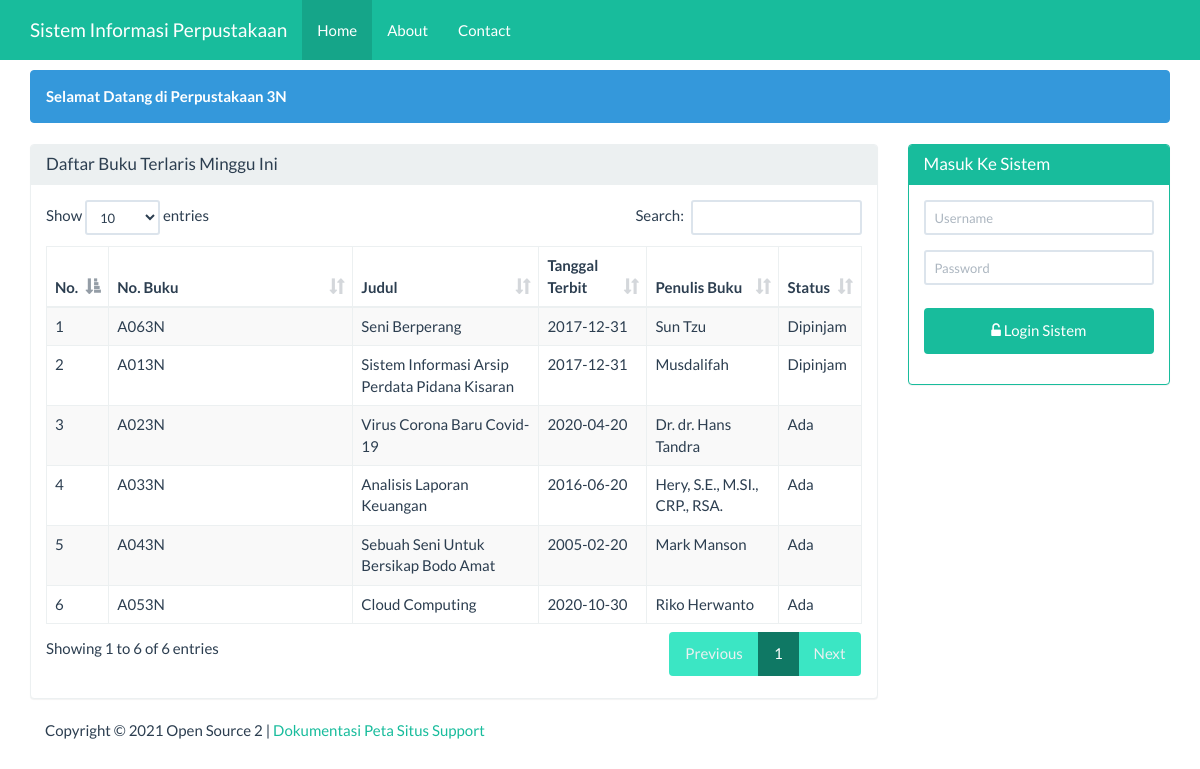
The page / on the database its author committed.
### tables this page shows
CREATE TABLE `tbl_buku` (
  `id` int(5) NOT NULL,
  `penulis_buku` varchar(50) NOT NULL,
  `judul_buku` varchar(200) NOT NULL,
  `no_buku` varchar(200) NOT NULL,
  `tgl_terbit` date NOT NULL,
  `peminjam` varchar(50) NOT NULL,
  `pemberi` varchar(50) NOT NULL,
  `status` varchar(25) NOT NULL,
  `keterangan` varchar(100) NOT NULL
);

### beranda.php (the view, shortened to what this page needs)
<div class="container">
    <div class="row">
        <div class ="col-xs-12">
            <div class="alert alert-info">
                <strong>Selamat Datang di Perpustakaan 3N</strong>
            </div>
        </div>
    </div>
    <div class="row">
        <div class="col-sm-9 col-xs-12">
            <div class="panel panel-default">
                <div class="panel-heading">
                    <h3 class="panel-title">Daftar Buku Terlaris Minggu Ini</h3>
                </div>
                <div class="panel-body">
                     <table id="dtskripsi" class="table table-bordered table-striped table-hover">
                        <thead>
                            <tr>
                                <th>No.</th>
                                <th width="30%">No. Buku</th>
                                <th>Judul</th>
                                <th>Tanggal Terbit</th>
                                <th>Penulis Buku</th>
                                <th>Status</th>
                            </tr>
                        </thead>
                        <tbody>
                            <?php
                            $sql = "SELECT * FROM tbl_buku";
                            $query = mysqli_query($koneksi, $sql) or die("SQL Anda Salah");
                            $nomor = 0;
                            while ($data = mysqli_fetch_array($query)) {
                                $nomor++;
                                ?>
                                <tr>
                                    <td><?= $nomor ?></td>
                                    <td><?= $data['no_buku'] ?></td>
                                    <td><?= $data['judul_buku'] ?></td>
                                    <td><?= $data['tgl_terbit'] ?></td>
                                    <td><?= $data['penulis_buku'] ?></td>
                                    <td><?= $data['status'] ?></td>
                                </tr>
                            <?php } ?>
                        </tbody>
                    </table>
                </div>
            </div>
        </div>
        <div class="col-sm-3 col-xs-12">
            <?php if (isset($_SESSION['username'])) { ?>
            <div class="alert alert-info">
                <strong>Welcome <?=$_SESSION['nama']?></strong>
            </div>
            <?php
           } else { ?>
            <div class="panel panel-success">
                <div class="panel-heading">
                    <h3 class="panel-title">Masuk Ke Sistem</h3>
                </div>
                <div class="panel-body">
                    <form class="form-horizontal" action="proses_login.php" method="post">
                        <div class="form-group">
                            <div class="col-sm-12">
                                <input type="text" name="user" class="form-control input-sm"
                                   placeholder="Username" required="" autocomplete="off"/>
                            </div>
                        </div>
                        <div class="form-group">
                            <div class="col-sm-12">
                                <input type="password" name="pwd" class="form-control input-sm"
                                   placeholder="Password" required="" autocomplete="off"/>
                            </div>
                        </div>
                        <div class="form-group">
                            <div class="col-sm-12">
                                <button type="submit" name="login" value="login"
                                        class="btn btn-success btn-block"><span class="fa fa-unlock-alt"></span>
                                    Login Sistem
                                </button>
                            </div>
                    </form>
                </div>
            </div>
        </div>
            <?php } ?>
    </div>
</div>

### index.php (shortened to what this page needs)
<!DOCTYPE html>
<html>
    <head>
        <link href="Assets/css/bootstrap.min.css" rel="stylesheet" type="text/css"/>
        <link href="Assets/css/dataTables.bootstrap.min.css" rel="stylesheet" type="text/css"/>
        <link href="Assets/font-awesome-4.5.0/css/font-awesome.min.css" rel="stylesheet" type="text/css"/>
    </head>
    <body>
        <?php
        require 'menu.php';
        ?>
        <?php
        require 'content.php';
        ?>
        <?php
        require 'footer.php';
        ?>
    </body>
    </html>

### menu.php (shortened to what this page needs)
<nav class="navbar navbar-inverse navbar-fixed-top">
    <div class="container">
        <div class="navbar-header">
            <a class="navbar-brand" href="?page=utama">Sistem Informasi Perpustakaan</a>
        </div>
        <div id="navbar" class="navbar-collapse collapse">
            <ul class="nav navbar-nav">
                <li class="active"><a href="#">Home</a></li>
                <li><a href="?page=about&actions=tampil">About</a></li>
                <li><a href="?page=kontak&actions=tampil">Contact</a></li>
            </ul>
        </div>
    </div>
</nav>

### content.php (shortened to what this page needs)
<?php
@$page=$_GET['page'];
if(empty ($page)){
    require 'beranda.php';
}

### footer.php
<div class="container">
    <div class="row">
        <div class="col-xs-12">
            Copyright &COPY; <?= date('Y')?> Open Source 2 |
            <a href="#">Dokumentasi</a>
            <a href="#">Peta Situs</a>
            <a href="#">Support</a>
        </div>
    </div>
</div>

### index.php (style rules this page uses)
body { margin-top:70px; }
button { background-color: #4CAF50; color: white; padding: 14px 20px; margin: 8px 0; border: none; cursor: pointer; width: 100%; }

### rows shown on the page
tbl_buku: no_buku "A063N", judul_buku "Seni Berperang", tgl_terbit "2017-12-31", penulis_buku "Sun Tzu", status "Dipinjam"
tbl_buku: no_buku "A013N", judul_buku "Sistem Informasi Arsip Perdata Pidana Kisaran", tgl_terbit "2017-12-31", penulis_buku "Musdalifah", status "Dipinjam"
tbl_buku: no_buku "A023N", judul_buku "Virus Corona Baru Covid-19", tgl_terbit "2020-04-20", penulis_buku "Dr. dr. Hans Tandra", status "Ada"
tbl_buku: no_buku "A033N", judul_buku "Analisis Laporan Keuangan", tgl_terbit "2016-06-20", penulis_buku "Hery, S.E., M.SI., CRP., RSA.", status "Ada"
tbl_buku: no_buku "A043N", judul_buku "Sebuah Seni Untuk Bersikap Bodo Amat", tgl_terbit "2005-02-20", penulis_buku "Mark Manson", status "Ada"
tbl_buku: no_buku "A053N", judul_buku "Cloud Computing", tgl_terbit "2020-10-30", penulis_buku "Riko Herwanto", status "Ada"
